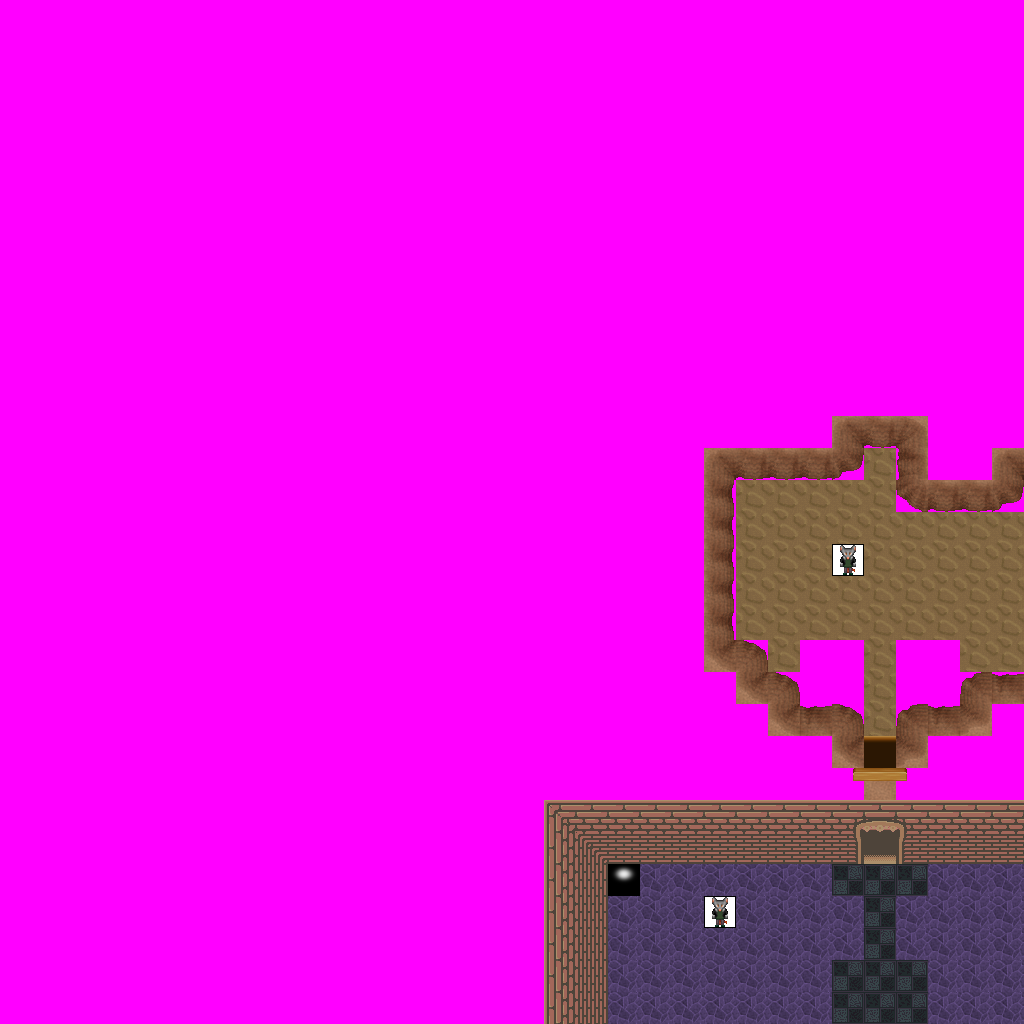

This game map was drawn from its Tiled (.tmx) file and the tilesets committed beside it. A one-line description and the trimmed map source follow:
An orthogonal 32x32 tile map with 32x32 px tiles, 9 tile layers (Ground, Objects, Above, Walkable, ...), 14 tilesets and 6 objects (3x newmap, from_west_0, from_west_1, from_north_0).

<map version="1.0" orientation="orthogonal" width="32" height="32" tilewidth="32" tileheight="32">
 <tileset firstgid="1" name="ground_brown" tilewidth="32" tileheight="32">
  <image source="../drawable/ground_brown.png" width="160" height="32" />
 </tileset>
 <tileset firstgid="6" name="furniture_carpet_carpets" tilewidth="32" tileheight="32">
  <image source="../drawable/furniture_carpet_carpets.png" width="128" height="64" />
 </tileset>
 <tileset firstgid="14" name="furniture_carpet_lilac" tilewidth="32" tileheight="32">
  <image source="../drawable/furniture_carpet_lilac.png" width="96" height="32" />
 </tileset>
 <tileset firstgid="17" name="furniture_light_dark_torch" tilewidth="32" tileheight="32">
  <image source="../drawable/furniture_light_dark_torch.png" width="64" height="128" />
 </tileset>
 <tileset firstgid="25" name="building_wall_int_wall_bricks" tilewidth="32" tileheight="32">
  <image source="../drawable/building_wall_int_wall_bricks.png" width="64" height="192" />
 </tileset>
 <tileset firstgid="37" name="building_wall_int_wall_thin_bricks" tilewidth="32" tileheight="32">
  <image source="../drawable/building_wall_int_wall_thin_bricks.png" width="64" height="192" />
 </tileset>
 <tileset firstgid="49" name="building_entrance_bricks_ns" tilewidth="32" tileheight="32">
  <image source="../drawable/building_entrance_bricks_ns.png" width="96" height="128" />
 </tileset>
 <tileset firstgid="61" name="ground_indoor_tiles" tilewidth="32" tileheight="32">
  <image source="../drawable/ground_indoor_tiles.png" width="64" height="128" />
 </tileset>
 <tileset firstgid="69" name="item_statue_skull_carving" tilewidth="32" tileheight="32">
  <image source="../drawable/item_statue_skull_carving.png" width="64" height="64" />
 </tileset>
 <tileset firstgid="73" name="logic_creature_ratfolk" tilewidth="32" tileheight="32">
  <image source="../drawable/logic_creature_ratfolk.png" width="96" height="32" />
 </tileset>
 <tileset firstgid="76" name="light_light_1x1" tilewidth="32" tileheight="32">
  <image source="../drawable/light_light_1x1.png" width="96" height="32" />
 </tileset>
 <tileset firstgid="79" name="building_wall_int_sandstone" tilewidth="32" tileheight="32">
  <image source="../drawable/building_wall_int_sandstone.png" width="96" height="160" />
 </tileset>
 <tileset firstgid="94" name="building_door_door_s" tilewidth="32" tileheight="32">
  <image source="../drawable/building_door_door_s.png" width="96" height="64" />
 </tileset>
 <tileset firstgid="100" name="walkable_sentinel" tilewidth="32" tileheight="32">
  <image source="../drawable/walkable_sentinel.png" width="32" height="32" />
 </tileset>
 <layer name="Ground" width="32" height="32">
  <data>[1024 cells, 1024 non-empty, 5 distinct tile ids]</data>
 </layer>
 <layer name="Objects" width="32" height="32">
  <data>[1024 cells, 15 non-empty, 11 distinct tile ids]</data>
 </layer>
 <layer name="Above" width="32" height="32">
  <data>[1024 cells, 6 non-empty, 4 distinct tile ids]</data>
 </layer>
 <layer name="Walkable" width="32" height="32">
  <data>[1024 cells, 908 non-empty, 1 distinct tile ids]</data>
 </layer>
 <layer name="Objects_stendhal" width="32" height="32">
  <data>[1024 cells, 83 non-empty, 24 distinct tile ids]</data>
 </layer>
 <layer name="Above_stendhal" width="32" height="32">
  <data>[1024 cells, 3 non-empty, 3 distinct tile ids]</data>
 </layer>
 <layer name="Objects_stendhal2" width="32" height="32">
  <data>[1024 cells, 2 non-empty, 1 distinct tile ids]</data>
 </layer>
 <layer name="Objects_stendhal3" width="32" height="32">
  <data>[1024 cells, 1 non-empty, 1 distinct tile ids]</data>
 </layer>
 <layer name="Above_stendhal2" width="32" height="32">
  <data>[1024 cells, 0 non-empty, 0 distinct tile ids]</data>
 </layer>
 <objectgroup name="Mapevents" width="32" height="32">
  <object name="exit_east_0" type="newmap" x="992" y="512" width="32" height="160">
   <properties>
    <property name="map" value="level_3_orril_dungeon_x6_y0" />
    <property name="place" value="from_east_0" />
   </properties>
  </object>
  <object name="exit_east_1" type="newmap" x="992" y="864" width="32" height="160">
   <properties>
    <property name="map" value="level_3_orril_dungeon_x6_y0" />
    <property name="place" value="from_east_1" />
   </properties>
  </object>
  <object name="exit_south_0" type="newmap" x="608" y="992" width="416" height="32">
   <properties>
    <property name="map" value="level_3_orril_dungeon_x5_y1" />
    <property name="place" value="from_south_0" />
   </properties>
  </object>
 </objectgroup>
 <objectgroup name="Spawn" width="32" height="32">
  <object name="from_west_0" x="992" y="576" width="32" height="32" />
  <object name="from_west_1" x="992" y="928" width="32" height="32" />
  <object name="from_north_0" x="800" y="992" width="32" height="32" />
 </objectgroup>
 <objectgroup name="Keys" width="32" height="32" />
 <objectgroup name="Replace" width="32" height="32" />
</map>
